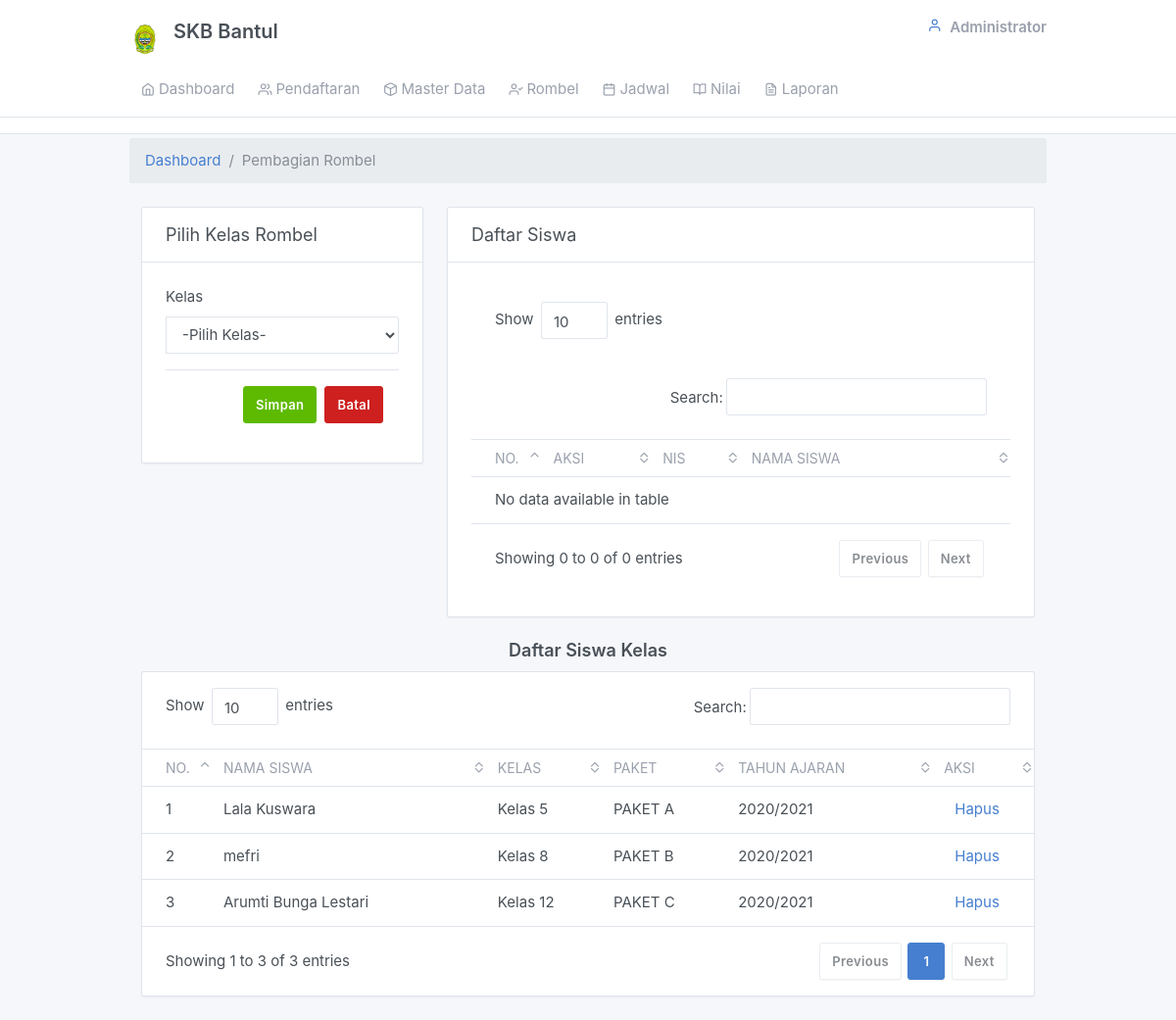
The app's page /admin/rombel_pembagian.php, older data.
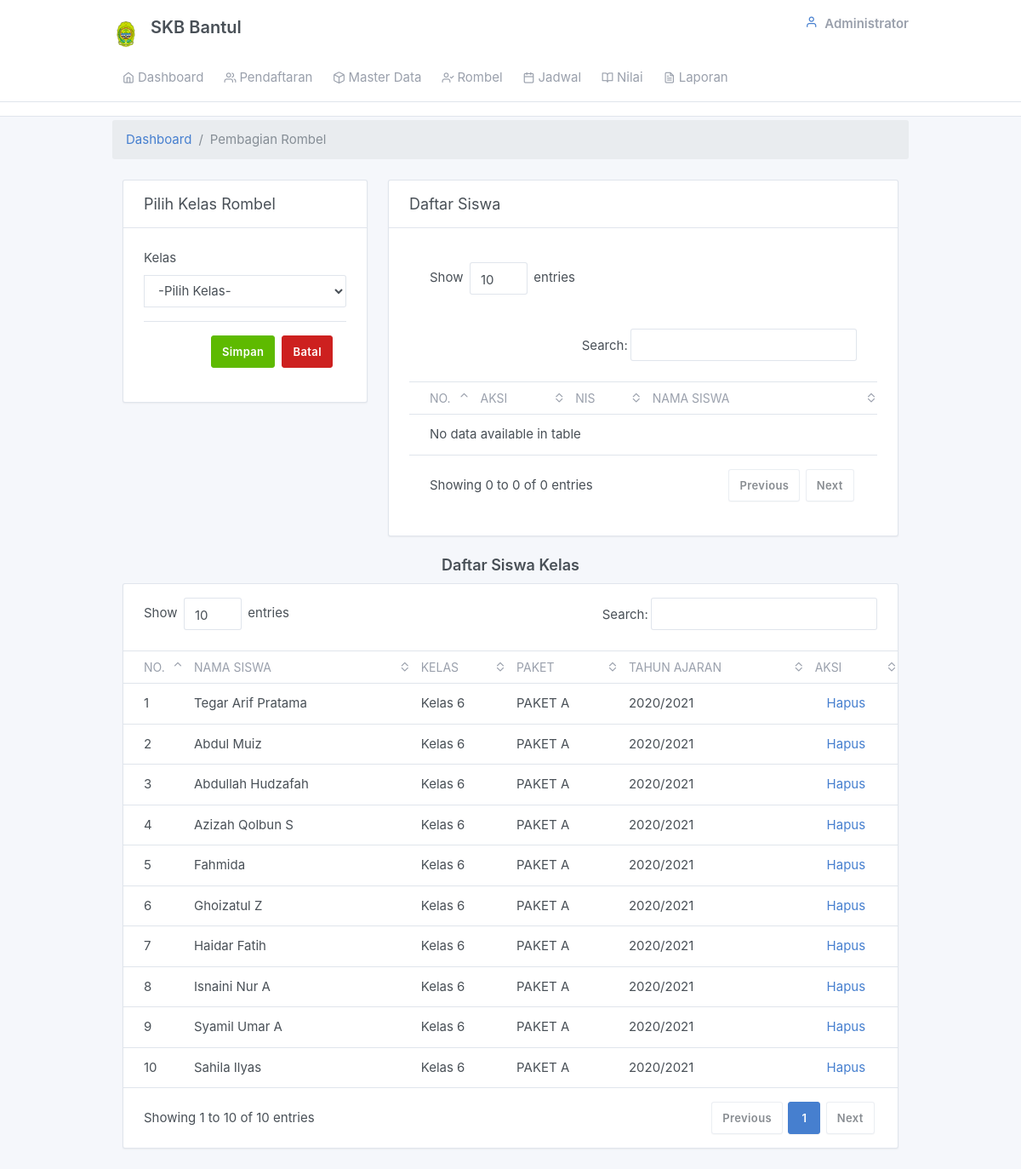
The same page, newer data.
### tables this page shows
CREATE TABLE `tb_siswa` (
  `nis` char(12) NOT NULL,
  `no_pendaftar` varchar(50) NOT NULL,
  `nama_siswa` varchar(50) NOT NULL,
  `siswa_status` enum('Aktif','Tidak Aktif','','') NOT NULL
);

CREATE TABLE `tb_kelas` (
  `kelas_id` int(11) NOT NULL,
  `kelas_nama` varchar(11) NOT NULL,
  `paket_id` int(11) NOT NULL
);

CREATE TABLE `tb_paket` (
  `paket_id` int(11) NOT NULL,
  `paket_nama` char(10) NOT NULL
);

CREATE TABLE `tb_tahunajaran` (
  `ta_id` int(11) NOT NULL,
  `ta_nama` varchar(12) NOT NULL,
  `ta_status` varchar(12) NOT NULL DEFAULT 'Tidak Aktif'
);

### admin/rombel_pembagian.php (the view, shortened to what this page needs)
<?php include_once "views/main.php"; ?>
<div class="my-3 my-md-1">
  <div class="container">
    <ol class="breadcrumb">
      <li class="breadcrumb-item">
        <a href="../index.php">Dashboard</a>
      </li>
      <li class="breadcrumb-item active">Pembagian Rombel</li>
    </ol>
    <div class="my-3 my-md-5">
      <div class="container">
      <?php include('rombel.php') ?>
        <div class="container text-center">
          <h5 class="h4 mb-3">
            Daftar Siswa Kelas
          </h5>
        </div>
        <div class="">
          <div class="card body">
            <div class="table-responsive">
              <table class="table card-table table-vcenter text-nowrap datatable">
                <thead>
                  <tr>
                    <th class="w-2">No.</th>
                    <th>Nama Siswa</th>
                    <th>Kelas</th>
                    <th>Paket</th>
                    <th>Tahun Ajaran</th>
                    <th>Aksi</th>
                  </tr>
                </thead>
                <tbody>
                  <?php
                  $no = 1;
                  $sql = mysqli_query($connect, "SELECT a.nama_siswa, b.kelas_nama ,d.paket_nama, e.ta_nama FROM tb_rombel_siswa AS f JOIN tb_siswa AS a ON a.`nis` = f.`nis` JOIN `tb_rombel` AS g ON g.`rombel_id` = f.`rombel_id` JOIN `tb_kelas` AS b ON b.`kelas_id`=g.`kelas_id` JOIN `tb_paket` AS d ON d.`paket_id`=b.`paket_id` JOIN `tb_tahunajaran`AS e ON e.`ta_id`= g.`ta_id` WHERE e.ta_id=(SELECT ta_id FROM tb_tahunajaran WHERE ta_status='Aktif')");
                  $cek = mysqli_num_rows($sql);
                  if ($cek > 0) {
                    while ($data = mysqli_fetch_array($sql)) {
                  ?>
                      <tr>
                        <td><span class="text-muted"></span><?php echo $no; ?></td>
                        <td><?php echo $data['nama_siswa'] ?></td>
                        <td><?php echo $data['kelas_nama'] ?></td>
                        <td><?php echo $data['paket_nama'] ?></td>
                        <td><?php echo $data['ta_nama'] ?></td>
                        <td align="center">
                          <a onclick=" return confirm('Anda Yakin Ingin Menghapus??')" href="pembagianrombel.php?id=<?php echo $data['nama_siswa']; ?>"><i></i> Hapus</a>
                        </td>
                      </tr>
                  <?php $no++;
                    }
                  } ?>
                </tbody>
              </table>
            </div>
          </div>
        </div>
      </div>
    </div>
    </div>

Row changes from the older to the newer data that the page shows:
removed tb_siswa: nama_siswa "Lala Kuswara", tb_kelas.kelas_nama "Kelas 5", tb_paket.paket_nama "PAKET A", tb_tahunajaran.ta_nama "2020/2021"
removed tb_siswa: nama_siswa "mefri", tb_kelas.kelas_nama "Kelas 8", tb_paket.paket_nama "PAKET B", tb_tahunajaran.ta_nama "2020/2021"
removed tb_siswa: nama_siswa "Arumti Bunga Lestari", tb_kelas.kelas_nama "Kelas 12", tb_paket.paket_nama "PAKET C", tb_tahunajaran.ta_nama "2020/2021"
added tb_siswa: nama_siswa "Tegar Arif Pratama", tb_kelas.kelas_nama "Kelas 6", tb_paket.paket_nama "PAKET A", tb_tahunajaran.ta_nama "2020/2021"
added tb_siswa: nama_siswa "Abdul Muiz", tb_kelas.kelas_nama "Kelas 6", tb_paket.paket_nama "PAKET A", tb_tahunajaran.ta_nama "2020/2021"
added tb_siswa: nama_siswa "Abdullah Hudzafah", tb_kelas.kelas_nama "Kelas 6", tb_paket.paket_nama "PAKET A", tb_tahunajaran.ta_nama "2020/2021"
added tb_siswa: nama_siswa "Azizah Qolbun S", tb_kelas.kelas_nama "Kelas 6", tb_paket.paket_nama "PAKET A", tb_tahunajaran.ta_nama "2020/2021"
added tb_siswa: nama_siswa "Fahmida", tb_kelas.kelas_nama "Kelas 6", tb_paket.paket_nama "PAKET A", tb_tahunajaran.ta_nama "2020/2021"
added tb_siswa: nama_siswa "Ghoizatul Z", tb_kelas.kelas_nama "Kelas 6", tb_paket.paket_nama "PAKET A", tb_tahunajaran.ta_nama "2020/2021"
added tb_siswa: nama_siswa "Haidar Fatih", tb_kelas.kelas_nama "Kelas 6", tb_paket.paket_nama "PAKET A", tb_tahunajaran.ta_nama "2020/2021"
added tb_siswa: nama_siswa "Isnaini Nur A", tb_kelas.kelas_nama "Kelas 6", tb_paket.paket_nama "PAKET A", tb_tahunajaran.ta_nama "2020/2021"
added tb_siswa: nama_siswa "Syamil Umar A", tb_kelas.kelas_nama "Kelas 6", tb_paket.paket_nama "PAKET A", tb_tahunajaran.ta_nama "2020/2021"
added tb_siswa: nama_siswa "Sahila Ilyas", tb_kelas.kelas_nama "Kelas 6", tb_paket.paket_nama "PAKET A", tb_tahunajaran.ta_nama "2020/2021"
Text that changed along with them:
text written by a page script: "Show entries Search: Showing 1 to 3 of 3 entries Previous 1 Next" → "Show entries Search: Showing 1 to 10 of 10 entries Previous 1 Next"
